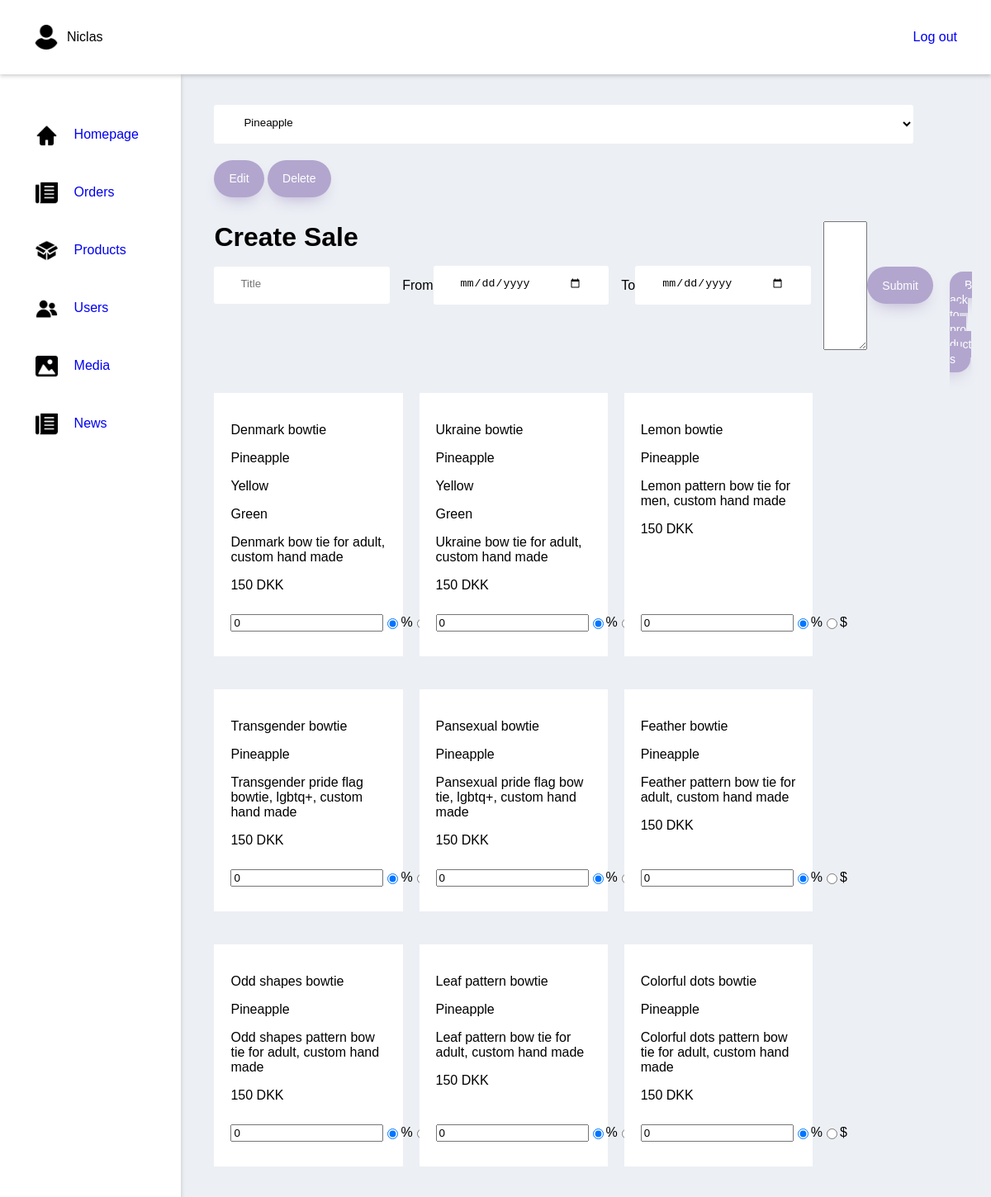
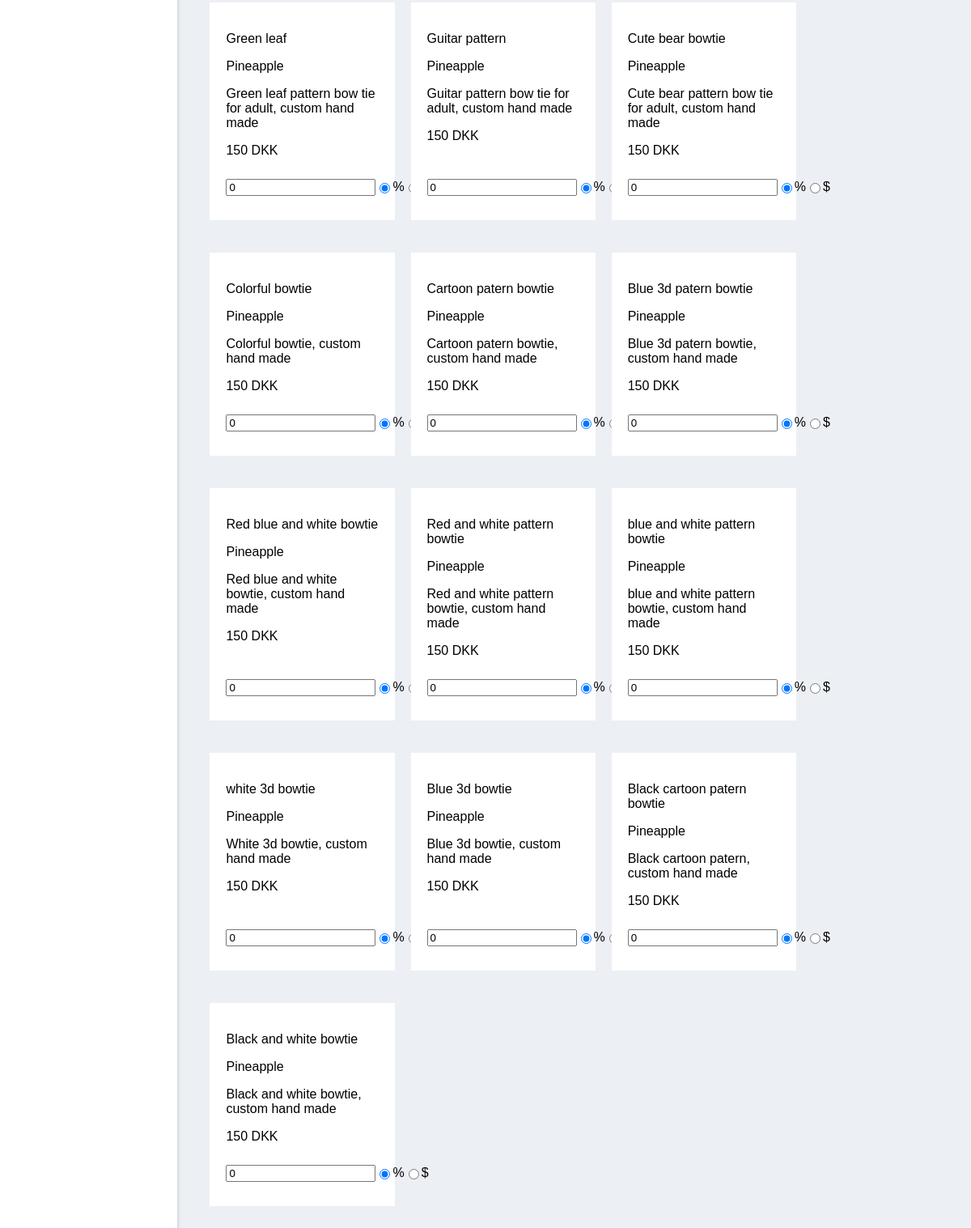
The app's page /adminSale (signed in), older data (2 pictures, top to bottom).
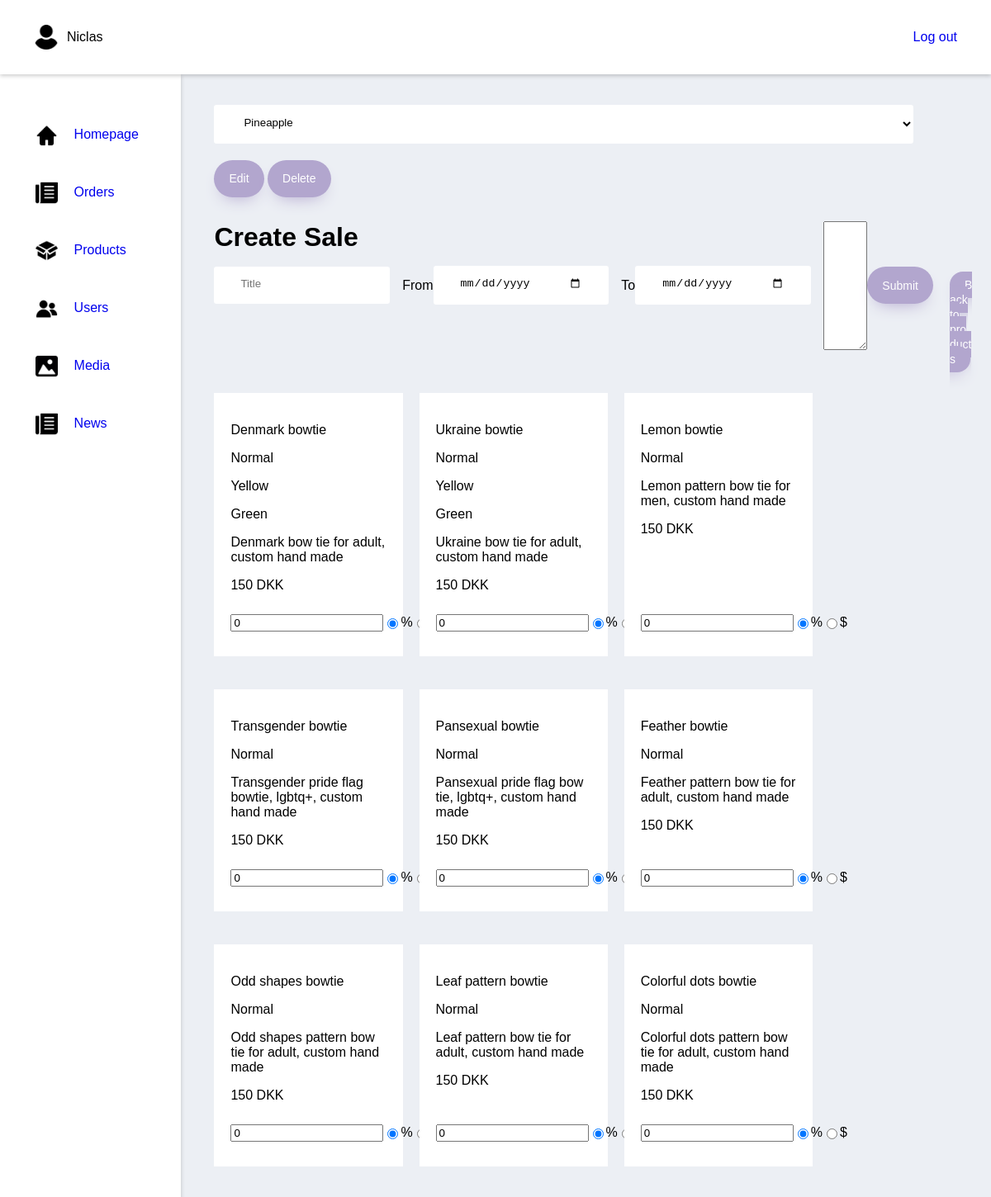
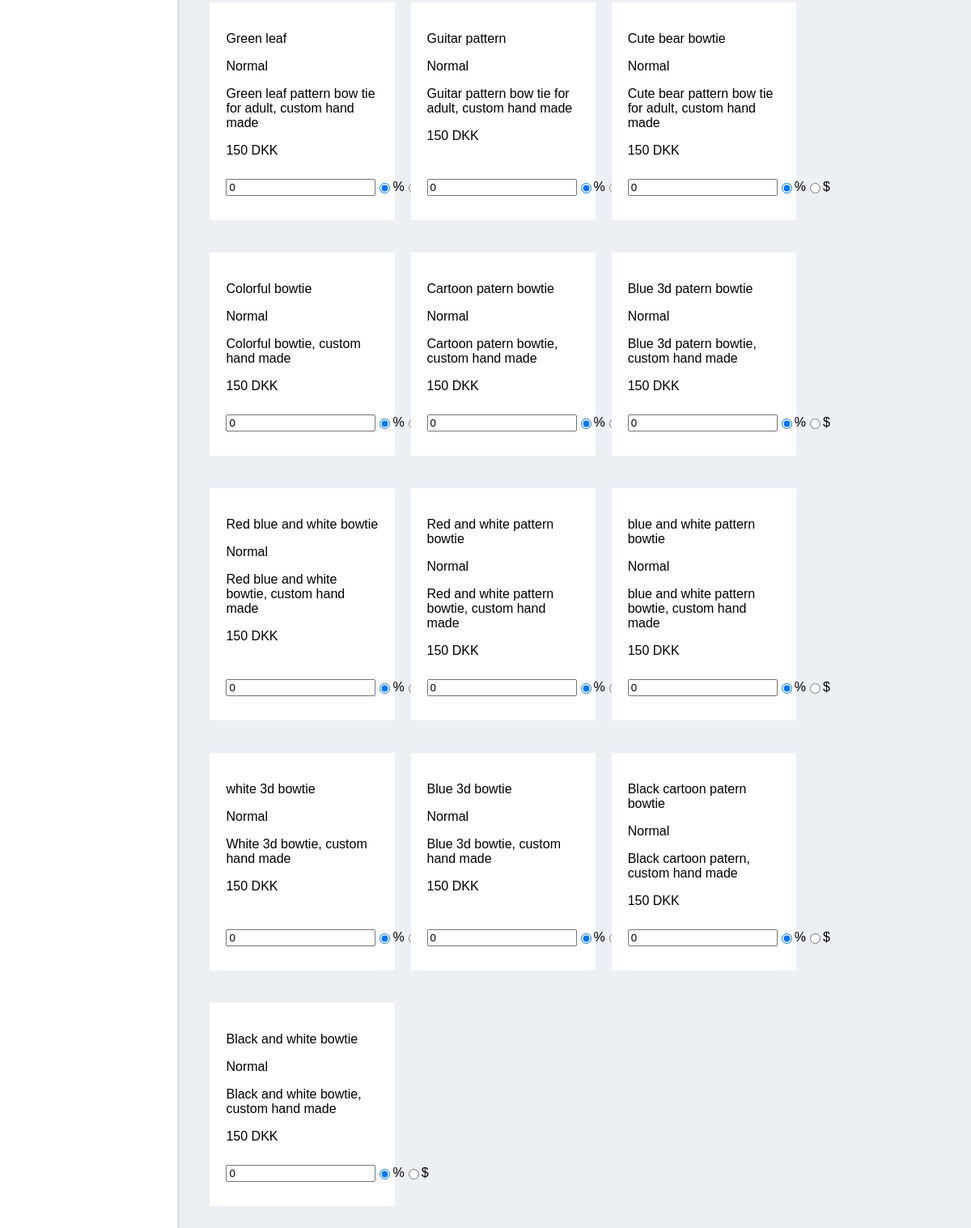
The same page, newer data (2 pictures, top to bottom).
### tables this page shows
CREATE TABLE IF NOT EXISTS `products` (
  `products_id` int(11) NOT NULL AUTO_INCREMENT,
  `name` varchar(30) NOT NULL,
  `type` int(11) NOT NULL,
  `description` varchar(250) NOT NULL,
  `price` decimal(10,0) NOT NULL,
  `primary_image` varchar(250) DEFAULT NULL,
  PRIMARY KEY (`products_id`)
);

CREATE TABLE IF NOT EXISTS `product_types` (
  `id` int(11) NOT NULL AUTO_INCREMENT,
  `type` varchar(100) NOT NULL,
  PRIMARY KEY (`id`)
);

### index.php (called while the page is built, shortened)
<?php
    $request = $_SERVER["REQUEST_URI"];
    $router = new Router($request);
    $router->get('/', 'views/frontend/Home');
    $router->get('/profile', 'views/login/profile');
    $router->get('/editProfileFunction', 'controllers/editProfile');
    $router->get('/loginFunction', 'controllers/login');
    $router->get('/signupFunction', 'controllers/signup');
    $router->get('/logoutFunction', 'controllers/logout');
    $router->get('/Product', 'views/frontend/Product');
    $router->get('/ProductType', 'views/frontend/productType');
    $router->get('/ProductSale', 'views/frontend/productSale');
    $router->get('/AboutUS', 'views/frontend/AboutUS');
    $router->get('/Contact', 'views/frontend/Contact');
    $router->get('/Checkout', 'views/frontend/Checkout');
    $router->get('/ProductShow', 'views/frontend/ProductShow');
    $router->get('/NewsShow', 'views/frontend/NewsShow');
    $router->get('/contactSubmit', 'controllers/contactForm');
    $router->get('/Breadcrumb', 'views/frontend/Breadcrumb');
    $router->get('/removeFromCart', 'controllers/removeFromCart');
    $router->get('/editQuantityInCart', 'controllers/editQuantityInCart');
    $router->get('/purchase', 'views/frontend/purchase');
    $router->get('/adminProducts', 'views/backend/products');
    $router->get('/adminUsers', 'views/backend/users');
    $router->get('/adminMedia', 'views/backend/media');
    $router->get('/adminNews', 'views/backend/news');
    $router->get('/adminFrontpage', 'views/backend/frontpage');
    $router->get('/adminOrders', 'views/backend/orders');
    $router->get('/adminNewOrders', 'views/backend/newOrders');
    $router->get('/adminCreateUser', 'views/backend/createUser');
    $router->get('/adminEditUser', 'views/backend/editUser');
    $router->get('/adminCreateProduct', 'views/backend/createProduct');
    $router->get('/adminEditProduct', 'views/backend/editProduct');
    $router->get('/bannerOneImagePicker', 'views/backend/bannerOneImagePicker');
    $router->get('/adminSale', 'views/backend/createSale');

### models/handlers/ProductsHandler.php (called while the page is built, shortened)
<?php
$rootPath = "";
require_once $rootPath . "public/dbconn.php";
require_once $rootPath . "models/sql/Products.php";
class ProductsHandler extends Products{
    public $db;
    public function __construct($db) {
        $this->db = $db;
    }
    public function getAssignedColorsToProducts() {
        $getColorAssigments = $this->db->prepare($this->getColorAssigmentsQuery);
        $getColorAssigments->execute();
        $colorAssignments = $getColorAssigments->fetchAll();
        return $colorAssignments;
    }
    public function getProducts($search = '', $id = '', $type = '') {
        if( isset( $type ) && $type != '' ){
            if( isset( $id ) && $id != ''){
                $getProducts = $this->db->prepare($this->getProductsDynamicSearchQuery);
                $getProducts->bindParam(':id', $id);
            }else{
                $getProducts = $this->db->prepare($this->getProductsDynamicSearchWithoutIdQuery);
            }
            $getProducts->bindParam(':type', $type);
        }else{
            if( isset( $id ) && $id != ''){
                $getProducts = $this->db->prepare($this->getProductsDynamicSearchWithoutTypeQuery);
                $getProducts->bindParam(':id', $id);
            }else{
                $getProducts = $this->db->prepare($this->getProductsDynamicSearchWithoutIdAndTypeQuery);
            }
        }
        if ( isset( $search ) ){
            $search = "%" . $search . "%";
        }else{
            $search = "%";
        }
        $getProducts->bindParam(':search', $search);
        $getProducts->execute();
        $products = $getProducts->fetchAll();
        return $products;
    }
}
$ProductsHandler = new ProductsHandler($db);

### controllers/getProductsWithFilters.php (called while the page is built)
<?php
    $data = $ProductsHandler->getProducts(
        isset($_POST['search']) ? $_POST['search'] : "",
        isset($_POST['id']) ? $_POST['id'] : "",
        isset($_POST['type']) ? $_POST['type'] : ""
    );

### controllers/adminProducts.php (called while the page is built, shortened)
<?php
$colorAssignments = $ProductsHandler->getAssignedColorsToProducts();

### views/backend/createSale.php (the view, shortened to what the changed rows need)
<?php
    $rootPath = "";
    require_once $rootPath . "public/dbconn.php";
    require_once $rootPath . "models/handlers/productsHandler.php";
    require_once $rootPath . "models/handlers/Usershandler.php";
    require_once $rootPath . "controllers/editSale.php";
    require_once $rootPath . "controllers/adminProducts.php";
    require_once $rootPath . "controllers/getProductsWithFilters.php";
    require_once $rootPath . "views/backend/partials/header.php";
?>
<div class="wrapper">
    <form method="POST" action="adminSale">
        <div class="Admin-page-title">
            <h1>Create Sale</h1>
        </div>
        <div class="wrapper-main-area">
            <div class="products">
                <?php
                    for($i = 0; $i < count($data); $i++){
                        $indData = $data[$i];
                ?>
                        <label for="<?php echo $indData['products_id'] ?>" class="product">
                            <div class="product-info">
                                <p><?php echo $indData['name'] ?></p>
                                <p><?php echo $indData['type'] ?></p>
                                <?php
                                    foreach($colorAssignments as $color){
                                        if($color['product_id'] == $indData['products_id']){
                                ?>
                                    <p><?php echo $color['color'] ?></p>
                                <?php
                                        }
                                    }
                                ?>
                                <p><?php echo $indData['description'] ?></p>
                                <p><?php echo $indData['price'] ?> DKK</p>
                            </div>
                            <div class="Edit-Delete-div">
                                <input required value="0" class="input" type="number" name="sales[]" placeholder="Sale" id="<?php echo $indData['products_id'] ?>">
                                <input checked class="input" type="radio" name="saleTypes[<?php echo $i; ?>]" value="%" id="%<?php echo $indData['products_id'] ?>">
                                <label for="%<?php echo $indData['products_id'] ?>">%</label>
                                <input class="input" type="radio" name="saleTypes[<?php echo $i; ?>]" value="$" id="$<?php echo $indData['products_id'] ?>">
                                <label for="$<?php echo $indData['products_id'] ?>">$</label>
                            </div>
                        </label>
                <?php
                    }
                ?>
            </div>
        </div>
    </form>
</div>
<?php
    require_once $rootPath . "views/backend/partials/footer.php";
?>

Row changes from the older to the newer data that the page shows:
changed through a linked row, products "Denmark bowtie": product_types.type "Pineapple" → "Normal"
changed through a linked row, products "Ukraine bowtie": product_types.type "Pineapple" → "Normal"
changed through a linked row, products "Lemon bowtie": product_types.type "Pineapple" → "Normal"
changed through a linked row, products "Transgender bowtie": product_types.type "Pineapple" → "Normal"
changed through a linked row, products "Pansexual bowtie": product_types.type "Pineapple" → "Normal"
changed through a linked row, products "Feather bowtie": product_types.type "Pineapple" → "Normal"
changed through a linked row, products "Odd shapes bowtie": product_types.type "Pineapple" → "Normal"
changed through a linked row, products "Leaf pattern bowtie": product_types.type "Pineapple" → "Normal"
changed through a linked row, products "Colorful dots bowtie": product_types.type "Pineapple" → "Normal"
changed through a linked row, products "Green leaf": product_types.type "Pineapple" → "Normal"
changed through a linked row, products "Guitar pattern": product_types.type "Pineapple" → "Normal"
changed through a linked row, products "Cute bear bowtie": product_types.type "Pineapple" → "Normal"
changed through a linked row, products "Colorful bowtie": product_types.type "Pineapple" → "Normal"
changed through a linked row, products "Cartoon patern bowtie": product_types.type "Pineapple" → "Normal"
changed through a linked row, products "Blue 3d patern bowtie": product_types.type "Pineapple" → "Normal"
changed through a linked row, products "Red blue and white bowtie": product_types.type "Pineapple" → "Normal"
changed through a linked row, products "Red and white pattern bowtie": product_types.type "Pineapple" → "Normal"
changed through a linked row, products "blue and white pattern bowtie": product_types.type "Pineapple" → "Normal"
changed through a linked row, products "white 3d bowtie": product_types.type "Pineapple" → "Normal"
changed through a linked row, products "Blue 3d bowtie": product_types.type "Pineapple" → "Normal"
changed through a linked row, products "Black cartoon patern bowtie": product_types.type "Pineapple" → "Normal"
changed through a linked row, products "Black and white bowtie": product_types.type "Pineapple" → "Normal"
